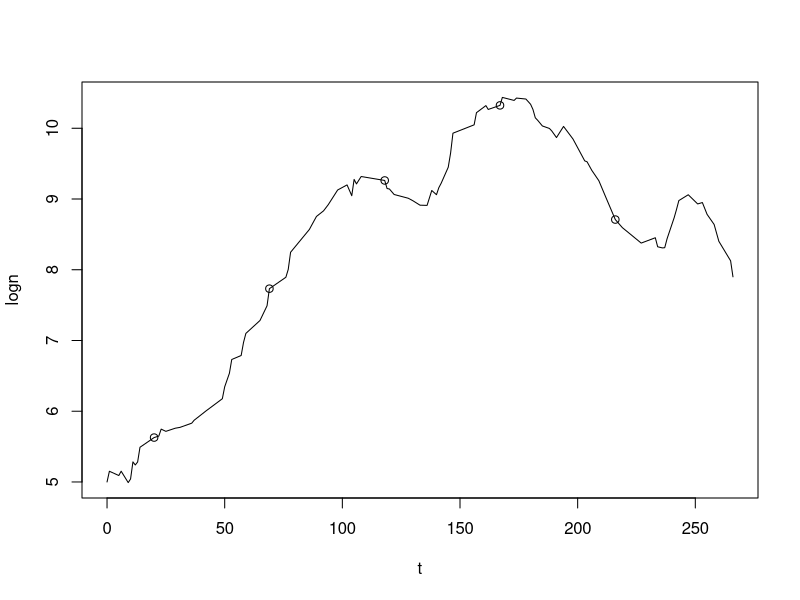
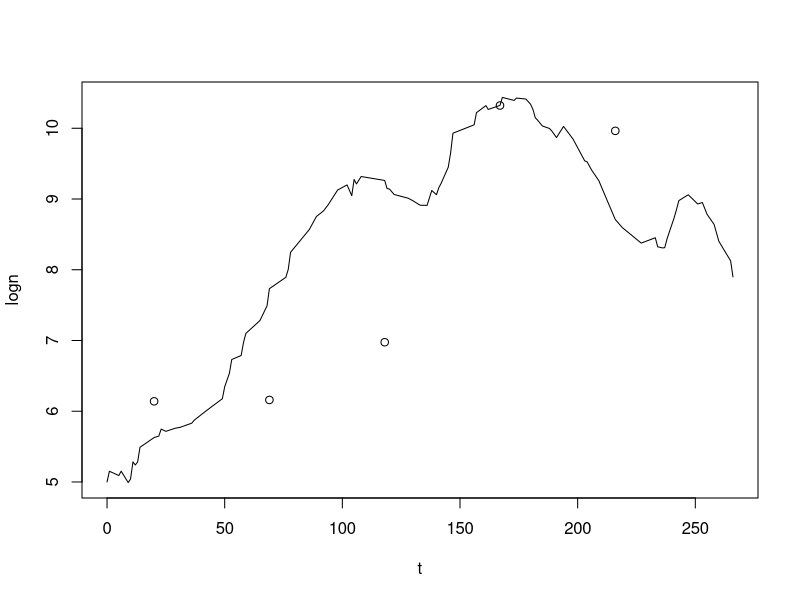

Recreate these plots in R, in order. (Note: this script raises an error after producing the figures.)
# 30-06-2021

# In this script we run some simulations to produce plots for the JRS seminar

library(tidyverse)
library(gganimate)

rm(list = ls())

set.seed(43562345)

# set.seed(452345)

# Create temporal frame for abundance -------------------------------------

# Number of observations
N <- 100

# Preliminary time increments(months)
dt <- ceiling(rexp(N-1, 0.5))

# Times
t <- c(0, cumsum(dt))

# Create regular observation times
t_obs <- seq(20, max(t) - 50, length.out = 5)

# Integrate with the process simulation times
t <- sort(c(t[!t %in% t_obs], t_obs))

# Recalculate dt
dt <- lead(t) - t


# Create a time series of an abundance process ----------------------------

# Abundance vector in log scale
logn <- vector("numeric", length = length(t))

# Initial population size (log)
logn[1] <- 5

# Diffusion standard deviation
sigma <- 0.1

# Change standard deviation
sig_beta <- 0.05

# Initial population change
beta <- 0

# Generate abundance time series
for(i in seq_along(logn[-1])){
    logn[i+1] <- logn[i] + beta + rnorm(1, 0, sigma)
    beta <- beta + rnorm(1, 0, sig_beta*sqrt(dt[i]))
}

plot(t, logn, type = "l")
points(t_obs, logn[t %in% t_obs])


# Create a time series of abundance observations --------------------------

# Observation error variance
sigma_obs <- 1.5

logn_obs <- logn[t %in% t_obs] + rnorm(length(t_obs), 0, sigma_obs)

plot(t, logn, type = "l")
points(t_obs, logn_obs)


# Create animated plot ----------------------------------------------------

obs <- rep(NA, length = length(logn))
obs[t %in% t_obs] <- logn_obs

df <- data.frame(t = t, dt = dt, logn = logn, obs = obs)

abund_plot <- df %>%
    ggplot() +
    geom_line(aes(x = t, y = logn, col = "blue")) +
    geom_segment(aes(x = t, y = logn,
                     xend = t, yend = obs, group = seq_along(t),
                     col = "darkgrey"), linetype = "dashed", size = 1) +
    geom_point(aes(x = t, y = obs, group = seq_along(t)), size = 3) +
    geom_line(data = df[!is.na(df$obs),],
              aes(x = t, y = obs, col = "black")) +
    geom_point(data = df[!is.na(df$obs),],
               aes(x = t, y = logn, group = seq_along(t)),
               col = "darkgrey", shape = 1, size = 3, stroke = 1) +
    scale_colour_manual(values = c("black", "blue", "darkgrey"),
                        labels = c("Observed", "True", "Error"),
                        name = "") +
    xlab("Time") + ylab("Abundance") +
    theme_bw() +
    theme(axis.title = element_text(size = 15),
          axis.text = element_text(size = 13),
          legend.text = element_text(size = 13),
          legend.position = "top")

abund_plot +
    transition_reveal(t)

ggsave(plot = abund_plot, filename = "comms/output/abund_obs.png")
anim_save("comms/output/abund_obs_anim.gif")


# Create temporal frame for abundance -------------------------------------

# Number of observations
N <- 100

# Preliminary time increments(months)
dt <- ceiling(rexp(N-1, 0.5))

# Times
t <- c(0, cumsum(dt))

# Create regular observation times
t_obs <- seq(20, max(t) - 20, length.out = 10)

# Integrate with the process simulation times
t <- sort(c(t[!t %in% t_obs], t_obs))

# Recalculate dt
dt <- lead(t) - t


# Create a time series of an occupancy process ----------------------------

set.seed(4526)

# Occupancy probabilities vector in logit
logitp <- vector("numeric", length = length(t))

# Initial probability (logit)
logitp[1] <- -1

# Diffusion standard deviation
sigma <- 0.01

# Change standard deviation
sig_beta <- 0.005

# Initial probability change
beta <- -0.01

# Generate abundance time series
for(i in seq_along(logitp[-1])){
    logitp[i+1] <- logitp[i] + beta + rnorm(1, 0, sigma)
    beta <- beta + rnorm(1, 0, sig_beta*sqrt(dt[i]))
}

plot(t, logitp, type = "l")
points(t_obs, logitp[t %in% t_obs])

# Calculate p and draw a sample at the time of observation
p <- exp(logitp) / (1 + exp(logitp))

occu <- rbinom(length(t_obs), 1, p[t %in% t_obs])

plot(t, p, type = "l", ylim = c(0, 1))
points(t_obs, occu)


# Create a time series of detections --------------------------------

# Probability of observing given presence
pcond <- 0.5

occu_obs <- rbinom(length(occu), 1, ifelse(occu == 1, 0.5, 0))

plot(t, p, type = "l", ylim = c(0, 1))
points(t_obs, occu)
points(t_obs, occu_obs, col = "red")

# Create animated plot ----------------------------------------------------

pres <- rep(NA, length = length(p))
obs <- rep(NA, length = length(p))
pres[t %in% t_obs] <- occu
obs[t %in% t_obs] <- occu_obs

# jitter obs a little
obs <- ifelse(obs == 1, 0.95, 0.05)

df <- data.frame(t = t, dt = dt, p = p, pres = pres, obs = obs)

occu_plot <- df %>%
    ggplot() +
    geom_line(aes(x = t, y = p), col = "blue") +
    geom_point(aes(x = t, y = pres, group = seq_along(t), col = "blue"), size = 3) +
    geom_point(aes(x = t, y = obs, group = seq_along(t), col = "black"), size = 3) +
    scale_colour_manual(values = c("black", "blue"),
                        labels = c("Observed", "True"),
                        name = "") +
    xlab("Time") + ylab("Probability of occurrence") +
    theme_bw() +
    theme(axis.title = element_text(size = 15),
          axis.text = element_text(size = 13),
          legend.text = element_text(size = 13),
          legend.position = "top")

occu_plot +
    transition_reveal(t)

ggsave(plot = occu_plot, filename = "comms/output/occu_obs.png")
anim_save("comms/output/occu_obs_anim.gif")
